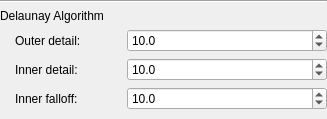
           <widget class="QWidget" name="delaunayAlgorithmPanel" native="true">
            <property name="sizePolicy">
             <sizepolicy hsizetype="Preferred" vsizetype="Fixed">
              <horstretch>0</horstretch>
              <verstretch>0</verstretch>
             </sizepolicy>
            </property>
            <layout class="QVBoxLayout" name="delaunayAlgorithmLayout">
             <property name="spacing">
              <number>6</number>
             </property>
             <property name="leftMargin">
              <number>0</number>
             </property>
             <property name="topMargin">
              <number>0</number>
             </property>
             <property name="rightMargin">
              <number>0</number>
             </property>
             <property name="bottomMargin">
              <number>9</number>
             </property>
             <item>
              <widget class="Line" name="delaunayAlgorithmLine">
               <property name="orientation">
                <enum>Qt::Horizontal</enum>
               </property>
              </widget>
             </item>
             <item>
              <widget class="QLabel" name="delaunayAlgoLabel">
               <property name="text">
                <string>Delaunay Algorithm</string>
               </property>
              </widget>
             </item>
             <item>
              <layout class="QHBoxLayout" name="delaunayOuterDetail">
               <item>
                <widget class="QLabel" name="delaunayOuterDetailLabel">
                 <property name="toolTip">
                  <string>&lt;html&gt;&lt;head/&gt;&lt;body&gt;&lt;p&gt;Affects the number of vertices along the outer perimeter of the mesh.&lt;br/&gt;&lt;br/&gt;Higher values produce a denser mesh.&lt;br/&gt;&lt;br/&gt;&lt;span style=&quot; font-weight:600;&quot;&gt;Range [1.0 - 100.0]&lt;br/&gt;Default [50.0]&lt;/span&gt;&lt;/p&gt;&lt;/body&gt;&lt;/html&gt;</string>
                 </property>
                 <property name="text">
                  <string>Outer detail:</string>
                 </property>
                 <property name="indent">
                  <number>15</number>
                 </property>
                </widget>
               </item>
               <item>
                <spacer name="delaunayOuterDetailSpacer">
                 <property name="orientation">
                  <enum>Qt::Horizontal</enum>
                 </property>
                 <property name="sizeHint" stdset="0">
                  <size>
                   <width>40</width>
                   <height>20</height>
                  </size>
                 </property>
                </spacer>
               </item>
               <item>
                <widget class="QDoubleSpinBox" name="delaunayOuterDetailField">
                 <property name="minimumSize">
                  <size>
                   <width>200</width>
                   <height>0</height>
                  </size>
                 </property>
                 <property name="maximumSize">
                  <size>
                   <width>16777215</width>
                   <height>16777215</height>
                  </size>
                 </property>
                 <property name="toolTip">
                  <string>&lt;html&gt;&lt;head/&gt;&lt;body&gt;&lt;p&gt;Affects the number of vertices along the outer perimeter of the mesh.&lt;br/&gt;&lt;br/&gt;Higher values produce a denser mesh.&lt;/p&gt;&lt;p&gt;&lt;span style=&quot; font-weight:600;&quot;&gt;Range [1.0 - 100.0]&lt;br/&gt;Default [50.0]&lt;/span&gt;&lt;/p&gt;&lt;/body&gt;&lt;/html&gt;</string>
                 </property>
                 <property name="decimals">
                  <number>1</number>
                 </property>
                 <property name="minimum">
                  <double>1.000000000000000</double>
                 </property>
                 <property name="maximum">
                  <double>100.000000000000000</double>
                 </property>
                 <property name="value">
                  <double>10.000000000000000</double>
                 </property>
                </widget>
               </item>
              </layout>
             </item>
             <item>
              <layout class="QHBoxLayout" name="delaunayInnerDetail">
               <item>
                <widget class="QLabel" name="delaunayInnerDetailLabel">
                 <property name="toolTip">
                  <string>&lt;html&gt;&lt;head/&gt;&lt;body&gt;&lt;p&gt;Affects the number of vertices in the interior of the mesh.&lt;/p&gt;&lt;p&gt;Higher values produce a denser mesh.&lt;/p&gt;&lt;p&gt;&lt;span style=&quot; font-weight:600;&quot;&gt;Range [1.0 - 100.0]&lt;br/&gt;Default [50.0]&lt;/span&gt;&lt;/p&gt;&lt;/body&gt;&lt;/html&gt;</string>
                 </property>
                 <property name="text">
                  <string>Inner detail:</string>
                 </property>
                 <property name="indent">
                  <number>15</number>
                 </property>
                </widget>
               </item>
               <item>
                <spacer name="delaunayInnerDetailSpacer">
                 <property name="orientation">
                  <enum>Qt::Horizontal</enum>
                 </property>
                 <property name="sizeHint" stdset="0">
                  <size>
                   <width>40</width>
                   <height>20</height>
                  </size>
                 </property>
                </spacer>
               </item>
               <item>
                <widget class="QDoubleSpinBox" name="delaunayInnerDetailField">
                 <property name="minimumSize">
                  <size>
                   <width>200</width>
                   <height>0</height>
                  </size>
                 </property>
                 <property name="maximumSize">
                  <size>
                   <width>16777215</width>
                   <height>16777215</height>
                  </size>
                 </property>
                 <property name="toolTip">
                  <string>&lt;html&gt;&lt;head/&gt;&lt;body&gt;&lt;p&gt;Affects the number of vertices in the interior of the mesh.&lt;/p&gt;&lt;p&gt;Higher values produce a denser mesh.&lt;/p&gt;&lt;p&gt;&lt;span style=&quot; font-weight:600;&quot;&gt;Range [1.0 - 100.0]&lt;br/&gt;Default [50.0]&lt;/span&gt;&lt;/p&gt;&lt;/body&gt;&lt;/html&gt;</string>
                 </property>
                 <property name="decimals">
                  <number>1</number>
                 </property>
                 <property name="minimum">
                  <double>1.000000000000000</double>
                 </property>
                 <property name="maximum">
                  <double>100.000000000000000</double>
                 </property>
                 <property name="value">
                  <double>10.000000000000000</double>
                 </property>
                </widget>
               </item>
              </layout>
             </item>
             <item>
              <layout class="QHBoxLayout" name="delaunayFalloffDetail">
               <item>
                <widget class="QLabel" name="delaunayFalloffDetailLabel">
                 <property name="toolTip">
                  <string>&lt;html&gt;&lt;head/&gt;&lt;body&gt;&lt;p&gt;Reduces the amount of detail toward the center of the mesh; the perimeter is unaffected.&lt;/p&gt;&lt;p&gt;Higher values produce a less dense mesh, without sacrificing edge detail. Set to 0.0 to disable.&lt;/p&gt;&lt;p&gt;&lt;span style=&quot; font-weight:600;&quot;&gt;Range [0.0 - 100.0]&lt;br/&gt;Default [40.0]&lt;/span&gt;&lt;/p&gt;&lt;/body&gt;&lt;/html&gt;</string>
                 </property>
                 <property name="text">
                  <string>Inner falloff:</string>
                 </property>
                 <property name="indent">
                  <number>15</number>
                 </property>
                </widget>
               </item>
               <item>
                <spacer name="delaunayRadialFalloffSpacer">
                 <property name="orientation">
                  <enum>Qt::Horizontal</enum>
                 </property>
                 <property name="sizeHint" stdset="0">
                  <size>
                   <width>40</width>
                   <height>20</height>
                  </size>
                 </property>
                </spacer>
               </item>
               <item>
                <widget class="QDoubleSpinBox" name="delaunayFalloffDetailField">
                 <property name="minimumSize">
                  <size>
                   <width>200</width>
                   <height>0</height>
                  </size>
                 </property>
                 <property name="maximumSize">
                  <size>
                   <width>16777215</width>
                   <height>16777215</height>
                  </size>
                 </property>
                 <property name="toolTip">
                  <string>&lt;html&gt;&lt;head/&gt;&lt;body&gt;&lt;p&gt;Reduces the amount of detail toward the center of the mesh; the perimeter is unaffected.&lt;/p&gt;&lt;p&gt;Higher values produce a less dense mesh, without sacrificing edge detail. Set to 0.0 to disable.&lt;/p&gt;&lt;p&gt;&lt;span style=&quot; font-weight:600;&quot;&gt;Range [0.0 - 100.0]&lt;br/&gt;Default [40.0]&lt;/span&gt;&lt;/p&gt;&lt;/body&gt;&lt;/html&gt;</string>
                 </property>
                 <property name="decimals">
                  <number>1</number>
                 </property>
                 <property name="minimum">
                  <double>0.000000000000000</double>
                 </property>
                 <property name="maximum">
                  <double>100.000000000000000</double>
                 </property>
                 <property name="value">
                  <double>10.000000000000000</double>
                 </property>
                </widget>
               </item>
              </layout>
             </item>
            </layout>
           </widget>
